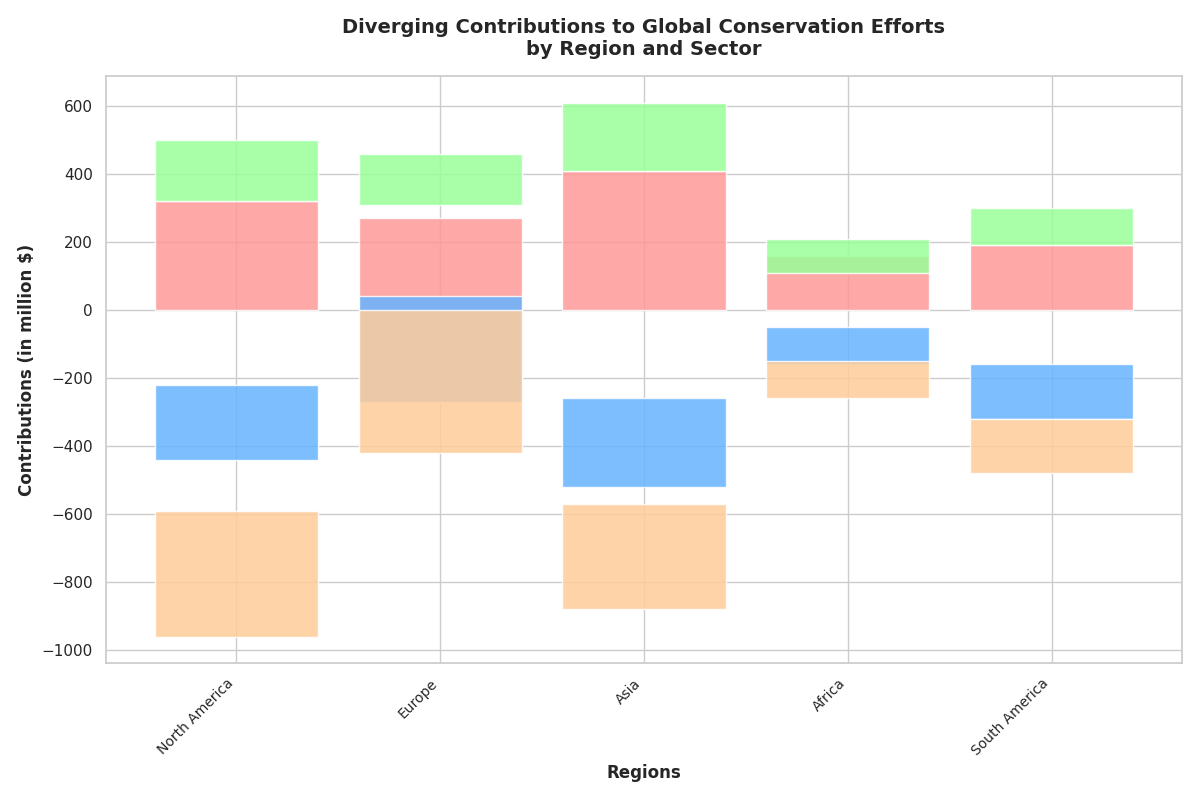

This chart was generated by the following Python code:
import matplotlib.pyplot as plt
import numpy as np

regions = ['North America', 'Europe', 'Asia', 'Africa', 'South America']
sectors = ['Wildlife Protection', 'Forest Conservation', 'Ocean Cleanup', 'Renewable Energy']

contributions = np.array([
    [320, -220, 180, -370],  # North America
    [-270, 310, -150, 420],  # Europe
    [410, -260, 200, -310],  # Asia
    [-160, 110, -100, 110],  # Africa
    [190, -160, 110, -160]   # South America
])

fig, ax = plt.subplots(figsize=(12, 8))

colors = ['#FF9999', '#66B3FF', '#99FF99', '#FFCC99']

cumulative_positive = np.where(contributions > 0, contributions, 0).cumsum(axis=1)
cumulative_negative = np.where(contributions < 0, contributions, 0).cumsum(axis=1)

for i, sector in enumerate(sectors):
    ax.bar(regions, contributions[:, i],
           color=colors[i], alpha=0.85,
           bottom=cumulative_negative[:, i] if contributions[:, i][0] < 0 else 
           cumulative_positive[:, i] - contributions[:, i])

ax.set_ylabel('Contributions (in million $)', fontsize=12, fontweight='bold')
ax.set_xlabel('Regions', fontsize=12, fontweight='bold')
ax.set_title('Diverging Contributions to Global Conservation Efforts\nby Region and Sector',
             fontsize=14, fontweight='bold', pad=15)

ax.set_xticks(np.arange(len(regions)))
ax.set_xticklabels(regions, rotation=45, ha='right', fontsize=10)

plt.tight_layout()

plt.show()
